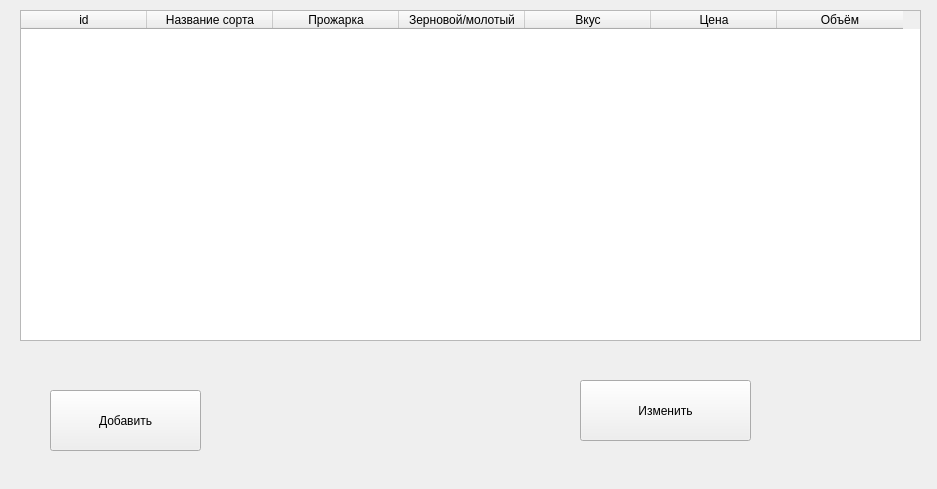
<?xml version="1.0" encoding="UTF-8"?>
<ui version="4.0">
 <class>Form</class>
 <widget class="QWidget" name="Form">
  <property name="geometry">
   <rect>
    <x>0</x>
    <y>0</y>
    <width>937</width>
    <height>489</height>
   </rect>
  </property>
  <property name="windowTitle">
   <string>Form</string>
  </property>
  <widget class="QTableWidget" name="tableWidget">
   <property name="geometry">
    <rect>
     <x>20</x>
     <y>10</y>
     <width>901</width>
     <height>331</height>
    </rect>
   </property>
   <property name="lineWidth">
    <number>1</number>
   </property>
   <property name="autoScrollMargin">
    <number>16</number>
   </property>
   <attribute name="horizontalHeaderDefaultSectionSize">
    <number>126</number>
   </attribute>
   <column>
    <property name="text">
     <string>id</string>
    </property>
   </column>
   <column>
    <property name="text">
     <string>Название сорта</string>
    </property>
   </column>
   <column>
    <property name="text">
     <string>Прожарка</string>
    </property>
   </column>
   <column>
    <property name="text">
     <string>Зерновой/молотый</string>
    </property>
   </column>
   <column>
    <property name="text">
     <string>Вкус</string>
    </property>
   </column>
   <column>
    <property name="text">
     <string>Цена</string>
    </property>
   </column>
   <column>
    <property name="text">
     <string>Объём</string>
    </property>
   </column>
  </widget>
  <widget class="QPushButton" name="pushButton">
   <property name="geometry">
    <rect>
     <x>50</x>
     <y>390</y>
     <width>151</width>
     <height>61</height>
    </rect>
   </property>
   <property name="text">
    <string>Добавить</string>
   </property>
  </widget>
  <widget class="QPushButton" name="pushButton_2">
   <property name="geometry">
    <rect>
     <x>580</x>
     <y>380</y>
     <width>171</width>
     <height>61</height>
    </rect>
   </property>
   <property name="text">
    <string>Изменить</string>
   </property>
  </widget>
 </widget>
 <resources/>
 <connections/>
</ui>
